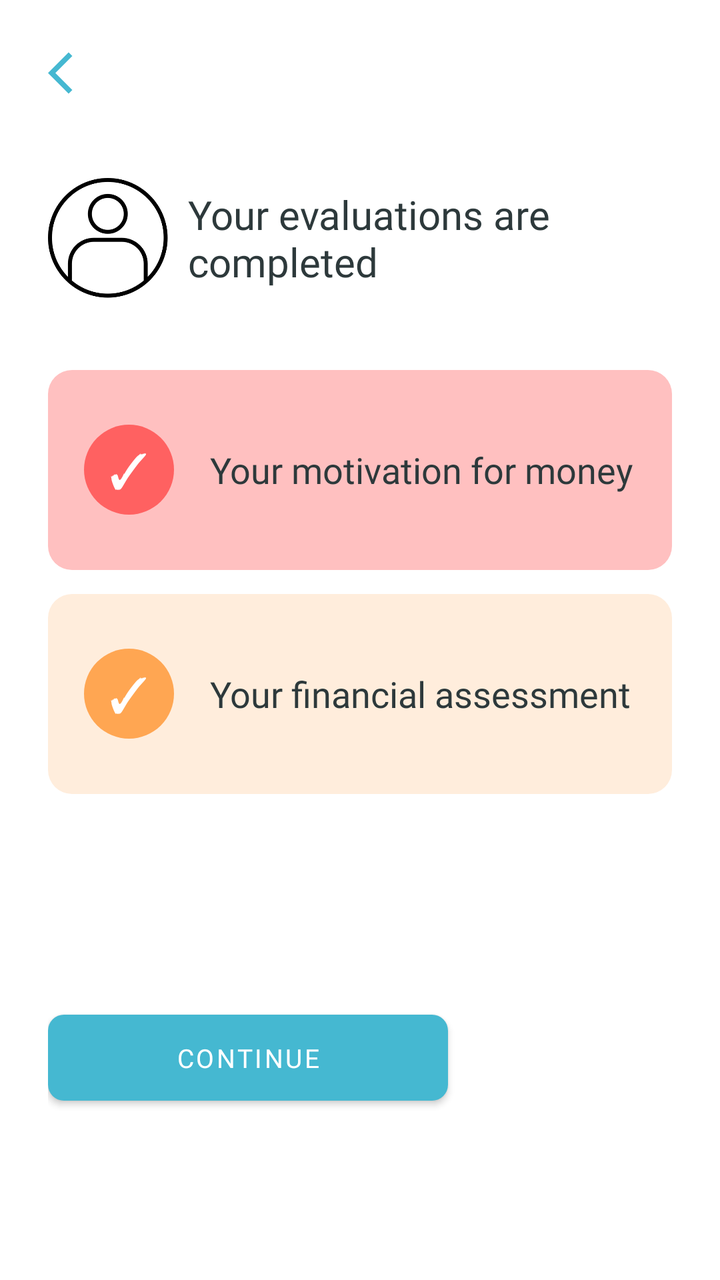
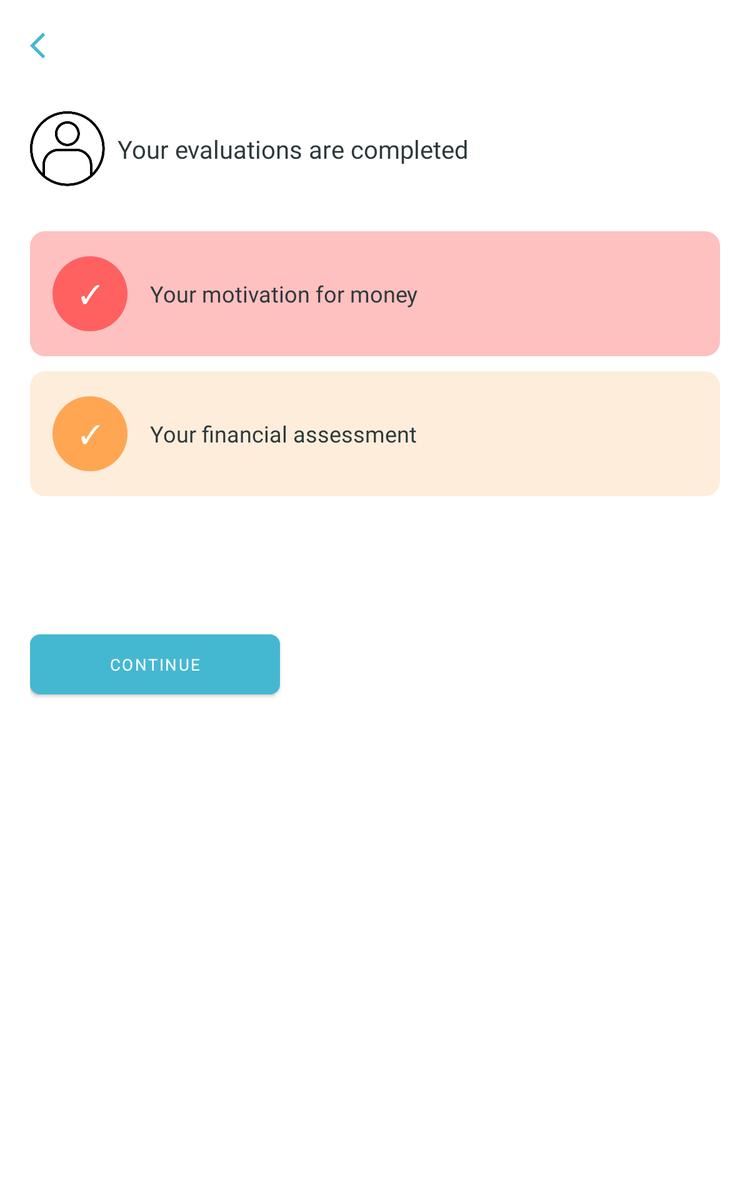

The same Android screen from two of the app's own layout files: first res/layout/ as a phone draws it, then the repository's variant for another configuration, drawn on a device whose configuration selects that folder. Both files follow.
<!-- AndroidManifest.xml: application theme Theme.Kaira -->
<!-- res/layout/activity_evaluation_completed.xml -->
<?xml version="1.0" encoding="utf-8"?>
<layout xmlns:android="http://schemas.android.com/apk/res/android"
    xmlns:tools="http://schemas.android.com/tools"
    xmlns:app="http://schemas.android.com/apk/res-auto">

    <androidx.constraintlayout.widget.ConstraintLayout
        android:layout_width="match_parent"
        android:layout_height="match_parent"
        tools:context=".assessment.EvaluationCompleted"
        android:padding="24dp">

        <ImageView
            android:id="@+id/back_btn"
            android:layout_width="25dp"
            android:layout_height="25dp"
            app:layout_constraintStart_toStartOf="parent"
            app:layout_constraintTop_toTopOf="parent"
            app:srcCompat="@drawable/ic_back_button" />


        <ImageView
            android:id="@+id/imageView2"
            android:layout_width="60dp"
            android:layout_height="60dp"
            android:layout_marginTop="40dp"
            app:layout_constraintStart_toStartOf="parent"
            app:layout_constraintTop_toBottomOf="@+id/back_btn"
            app:srcCompat="@drawable/icon_coach" />

        <TextView
            android:id="@+id/textView2"
            style="@style/Heading01"
            android:layout_width="0dp"
            android:layout_height="wrap_content"
            android:paddingStart="10dp"
            android:text="@string/introduction_conclusion_strategy_title"
            app:layout_constraintBottom_toBottomOf="@+id/imageView2"
            app:layout_constraintEnd_toEndOf="parent"
            app:layout_constraintStart_toEndOf="@+id/imageView2"
            app:layout_constraintTop_toTopOf="@+id/imageView2"
            android:textSize="20sp"/>


        <LinearLayout
            android:id="@+id/psychological_assessment_layout"
            android:layout_width="match_parent"
            android:layout_height="100dp"
            android:layout_marginTop="36dp"
            android:background="@drawable/karia_third_filled_a_semi_round_rectangle"
            android:orientation="horizontal"
            app:layout_constraintStart_toStartOf="parent"
            app:layout_constraintTop_toBottomOf="@+id/imageView2"
            android:gravity="center|start"
            android:visibility="visible">

            <com.google.android.material.textview.MaterialTextView
                android:id="@+id/psychological_assessment_num_tv"
                android:layout_width="45dp"
                android:layout_height="45dp"
                android:background="@drawable/kaira_third_filled_circle"
                android:fontFamily="@font/avenir_next_bold"
                android:gravity="center"
                android:text="@string/tick"
                android:textColor="@android:color/white"
                android:textSize="24sp"
                android:layout_marginLeft="18dp"
                android:layout_marginTop="18dp"
                android:layout_marginBottom="18dp"/>

            <com.google.android.material.textview.MaterialTextView
                android:id="@+id/psychological_assessment_tv"
                style="@style/Text01_Darkblue"
                android:layout_width="wrap_content"
                android:layout_height="wrap_content"
                android:text="@string/assessment_psychological_title"
                android:paddingLeft="18dp"
                android:paddingTop="18dp"
                android:paddingRight="18dp"
                android:paddingBottom="18dp"/>

        </LinearLayout>

        <LinearLayout
            android:id="@+id/financial_assessment_layout"
            android:layout_width="match_parent"
            android:layout_height="100dp"
            android:layout_marginTop="12dp"
            android:background="@drawable/fourth_filled_b_round_rectangle"
            android:orientation="horizontal"
            android:gravity="center|start"
            app:layout_constraintStart_toStartOf="parent"
            app:layout_constraintTop_toBottomOf="@+id/psychological_assessment_layout"
            android:visibility="visible">

            <com.google.android.material.textview.MaterialTextView
                android:id="@+id/financial_assessment_num_tv"
                android:layout_width="45dp"
                android:layout_height="45dp"
                android:background="@drawable/kaira_forth_filled_circle"
                android:fontFamily="@font/avenir_next_bold"
                android:gravity="center"
                android:text="@string/tick"
                android:textColor="@android:color/white"
                android:textSize="24sp"
                android:layout_marginStart="18dp"
                android:layout_marginTop="18dp"
                android:layout_marginBottom="18dp"/>

            <com.google.android.material.textview.MaterialTextView
                style="@style/Text01_Darkblue"
                android:id="@+id/financial_assessment_tv"
                android:layout_width="wrap_content"
                android:layout_height="wrap_content"
                android:paddingLeft="18dp"
                android:paddingTop="18dp"
                android:paddingRight="18dp"
                android:paddingBottom="18dp"
                android:text="@string/assessment_financial_title" />

        </LinearLayout>

        <TextView
            style="@style/Text01"
            android:id="@+id/strategy_sentence_textview"
            android:layout_width="wrap_content"
            android:layout_height="wrap_content"
            android:layout_marginTop="40dp"
            app:layout_constraintStart_toStartOf="parent"
            app:layout_constraintTop_toBottomOf="@+id/financial_assessment_layout" />


        <com.google.android.material.button.MaterialButton
            android:id="@+id/continue_btn"
            style="@style/Text03_button"
            android:layout_width="200dp"
            android:layout_height="55dp"
            android:layout_marginTop="40dp"
            android:text="@string/action_continue"
            android:textColor="@android:color/white"
            app:cornerRadius="8dp"
            app:layout_constraintStart_toStartOf="parent"
            android:visibility="visible"
            app:layout_constraintTop_toBottomOf="@+id/strategy_sentence_textview" />
    </androidx.constraintlayout.widget.ConstraintLayout>
</layout>
<!-- resources referenced by this layout -->
<resources>
  <!-- drawable fourth_filled_b_round_rectangle (drawable) -->
  <?xml version="1.0" encoding="utf-8"?>
  <shape xmlns:android="http://schemas.android.com/apk/res/android"
      android:shape="rectangle">
  
      <corners android:radius="12dp"/>
      <solid android:color="@color/kairaFourthFillB"/>
  
  </shape>
  <!-- drawable ic_back_button (drawable) -->
  <vector xmlns:android="http://schemas.android.com/apk/res/android"
      android:width="48dp"
      android:height="48dp"
      android:viewportWidth="24"
      android:viewportHeight="24">
    <path
        android:pathData="M11.67,3.87L9.9,2.1 0,12l9.9,9.9 1.77,-1.77L3.54,12z"
        android:fillColor="@color/kairaAccent"/>
  </vector>
  <!-- drawable kaira_forth_filled_circle (drawable) -->
  <?xml version="1.0" encoding="utf-8"?>
  <shape xmlns:android="http://schemas.android.com/apk/res/android"
      android:shape="oval">
  
      <corners android:radius="8dp"/>
      <solid android:color="@color/kairaFourthFillA"/>
  
  </shape>
  <!-- drawable kaira_third_filled_circle (drawable) -->
  <?xml version="1.0" encoding="utf-8"?>
  <shape xmlns:android="http://schemas.android.com/apk/res/android"
      android:shape="oval">
  
      <corners android:radius="8dp"/>
      <solid android:color="@color/kairaThirdFillA"/>
  
  </shape>
  <!-- drawable karia_third_filled_a_semi_round_rectangle (drawable-mdpi) -->
  <?xml version="1.0" encoding="utf-8"?>
  <shape xmlns:android="http://schemas.android.com/apk/res/android"
      android:shape="rectangle">
  
      <corners android:radius="12dp"/>
      <solid android:color="@color/kairaThirdFillASemi"/>
  
  </shape>
  <string name="action_continue">Continue</string>
  <string name="assessment_financial_title">Your financial assessment</string>
  <string name="assessment_psychological_title">Your motivation for money</string>
  <string name="introduction_conclusion_strategy_title">Your evaluations are completed</string>
  <string name="tick" translatable="false">\u2713</string>
  <style name="Heading01">
          
          
          <item name="android:fontFamily">@font/avenir_next_bold</item>
          <item name="android:textSize">22sp</item>
          <item name="android:textColor">@color/kairaLabel</item>
      </style>
  <style name="Text01">
          
          
          <item name="android:fontFamily">@font/avenir_next_medium_font</item>
          <item name="android:textSize">18sp</item>
          <item name="android:textColor">@color/kairaSecLabel</item>
      </style>
  <style name="Text01_Darkblue">
          
          
          <item name="android:fontFamily">@font/avenir_next_medium_font</item>
          <item name="android:textSize">18sp</item>
          <item name="android:textColor">@color/kairaLabel</item>
      </style>
  <style name="Text03_button">
          
          
          <item name="android:fontFamily">@font/avenir_next_demi_bold_font</item>
          <item name="android:textSize">13sp</item>
          <item name="android:textColor">@android:color/white</item>
      </style>
  <color name="kairaFourthFillB">#ffeddc</color>
  <color name="kairaAccent">#45b8d1</color>
  <color name="kairaFourthFillA">#ffa652</color>
  <color name="kairaThirdFillA">#ff6161</color>
  <color name="kairaThirdFillASemi">#ffc0c0</color>
  <color name="kairaLabel">#2d393b</color>
  <color name="kairaSecLabel">#3c8999</color>
  <color name="colorPrimary">@color/kairaAccent</color>
  <color name="colorPrimaryVariant">@color/kairaSecLabel</color>
  <color name="colorOnPrimary">@color/kairaLabel</color>
  <color name="colorPrimaryDark">@color/kairaAccent</color>
</resources>
<!-- res/layout-sw600dp/activity_evaluation_completed.xml (the repository's variant of the layout above) -->
<!-- drawn on a 7-inch tablet held upright -->
<?xml version="1.0" encoding="utf-8"?>
<layout xmlns:android="http://schemas.android.com/apk/res/android"
    xmlns:tools="http://schemas.android.com/tools"
    xmlns:app="http://schemas.android.com/apk/res-auto">

    <ScrollView
        android:layout_width="match_parent"
        android:layout_height="match_parent">
        <androidx.constraintlayout.widget.ConstraintLayout
            android:layout_width="match_parent"
            android:layout_height="match_parent"
            tools:context=".assessment.EvaluationCompleted"
            android:padding="24dp">

            <ImageView
                android:id="@+id/back_btn"
                android:layout_width="25dp"
                android:layout_height="25dp"
                app:layout_constraintStart_toStartOf="parent"
                app:layout_constraintTop_toTopOf="parent"
                app:srcCompat="@drawable/ic_back_button" />


            <ImageView
                android:id="@+id/imageView2"
                android:layout_width="60dp"
                android:layout_height="60dp"
                android:layout_marginTop="40dp"
                app:layout_constraintStart_toStartOf="parent"
                app:layout_constraintTop_toBottomOf="@+id/back_btn"
                app:srcCompat="@drawable/icon_coach" />

            <TextView
                android:id="@+id/textView2"
                style="@style/Heading01"
                android:layout_width="0dp"
                android:layout_height="wrap_content"
                android:paddingStart="10dp"
                android:text="@string/introduction_conclusion_strategy_title"
                app:layout_constraintBottom_toBottomOf="@+id/imageView2"
                app:layout_constraintEnd_toEndOf="parent"
                app:layout_constraintStart_toEndOf="@+id/imageView2"
                app:layout_constraintTop_toTopOf="@+id/imageView2"
                android:textSize="20sp"/>


            <LinearLayout
                android:id="@+id/psychological_assessment_layout"
                android:layout_width="match_parent"
                android:layout_height="100dp"
                android:layout_marginTop="36dp"
                android:background="@drawable/karia_third_filled_a_semi_round_rectangle"
                android:orientation="horizontal"
                app:layout_constraintStart_toStartOf="parent"
                app:layout_constraintTop_toBottomOf="@+id/imageView2"
                android:gravity="center|start"
                android:visibility="visible">

                <com.google.android.material.textview.MaterialTextView
                    android:id="@+id/psychological_assessment_num_tv"
                    android:layout_width="60dp"
                    android:layout_height="60dp"
                    android:background="@drawable/kaira_third_filled_circle"
                    android:fontFamily="@font/avenir_next_bold"
                    android:gravity="center"
                    android:text="@string/tick"
                    android:textColor="@android:color/white"
                    android:textSize="20sp"
                    android:layout_marginLeft="18dp"
                    android:layout_marginTop="18dp"
                    android:layout_marginBottom="18dp"/>

                <com.google.android.material.textview.MaterialTextView
                    android:id="@+id/psychological_assessment_tv"
                    style="@style/Text01_Darkblue"
                    android:layout_width="wrap_content"
                    android:layout_height="wrap_content"
                    android:text="@string/assessment_psychological_title"
                    android:paddingLeft="18dp"
                    android:paddingTop="18dp"
                    android:paddingRight="18dp"
                    android:paddingBottom="18dp"/>

            </LinearLayout>

            <LinearLayout
                android:id="@+id/financial_assessment_layout"
                android:layout_width="match_parent"
                android:layout_height="100dp"
                android:layout_marginTop="12dp"
                android:background="@drawable/fourth_filled_b_round_rectangle"
                android:orientation="horizontal"
                android:gravity="center|start"
                app:layout_constraintStart_toStartOf="parent"
                app:layout_constraintTop_toBottomOf="@+id/psychological_assessment_layout"
                android:visibility="visible">

                <com.google.android.material.textview.MaterialTextView
                    android:id="@+id/financial_assessment_num_tv"
                    android:layout_width="60dp"
                    android:layout_height="60dp"
                    android:background="@drawable/kaira_forth_filled_circle"
                    android:fontFamily="@font/avenir_next_bold"
                    android:gravity="center"
                    android:text="@string/tick"
                    android:textColor="@android:color/white"
                    android:textSize="20sp"
                    android:layout_marginStart="18dp"
                    android:layout_marginTop="18dp"
                    android:layout_marginBottom="18dp"/>

                <com.google.android.material.textview.MaterialTextView
                    style="@style/Text01_Darkblue"
                    android:id="@+id/financial_assessment_tv"
                    android:layout_width="wrap_content"
                    android:layout_height="wrap_content"
                    android:paddingLeft="18dp"
                    android:paddingTop="18dp"
                    android:paddingRight="18dp"
                    android:paddingBottom="18dp"
                    android:text="@string/assessment_financial_title" />

            </LinearLayout>

            <TextView
                style="@style/Text01"
                android:id="@+id/strategy_sentence_textview"
                android:layout_width="wrap_content"
                android:layout_height="wrap_content"
                android:layout_marginTop="40dp"
                app:layout_constraintStart_toStartOf="parent"
                app:layout_constraintTop_toBottomOf="@+id/financial_assessment_layout" />


            <com.google.android.material.button.MaterialButton
                android:id="@+id/continue_btn"
                style="@style/Text03_button"
                android:layout_width="200dp"
                android:layout_height="60dp"
                android:layout_marginTop="40dp"
                android:text="@string/action_continue"
                android:textColor="@android:color/white"
                app:cornerRadius="8dp"
                app:layout_constraintStart_toStartOf="parent"
                android:visibility="visible"
                app:layout_constraintTop_toBottomOf="@+id/strategy_sentence_textview" />
        </androidx.constraintlayout.widget.ConstraintLayout>
    </ScrollView>

</layout>
